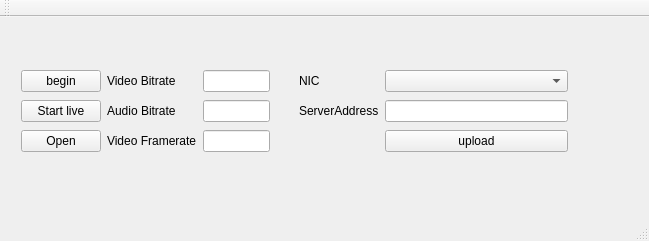
<?xml version="1.0" encoding="UTF-8"?>
<ui version="4.0">
 <class>MainWindow</class>
 <widget class="QMainWindow" name="MainWindow">
  <property name="geometry">
   <rect>
    <x>0</x>
    <y>0</y>
    <width>649</width>
    <height>241</height>
   </rect>
  </property>
  <property name="windowTitle">
   <string>CaptureClient</string>
  </property>
  <widget class="QWidget" name="centralWidget">
   <widget class="QWidget" name="layoutWidget">
    <property name="geometry">
     <rect>
      <x>10</x>
      <y>40</y>
      <width>271</width>
      <height>111</height>
     </rect>
    </property>
    <layout class="QGridLayout" name="gridLayout">
     <item row="0" column="1">
      <widget class="QLabel" name="label">
       <property name="text">
        <string>Video Bitrate</string>
       </property>
      </widget>
     </item>
     <item row="0" column="2">
      <widget class="QLineEdit" name="uVBitrate"/>
     </item>
     <item row="1" column="2">
      <widget class="QLineEdit" name="uABitrate"/>
     </item>
     <item row="2" column="1">
      <widget class="QLabel" name="label_3">
       <property name="text">
        <string>Video Framerate</string>
       </property>
      </widget>
     </item>
     <item row="2" column="2">
      <widget class="QLineEdit" name="uFramerate"/>
     </item>
     <item row="0" column="0">
      <widget class="QPushButton" name="stateButton">
       <property name="text">
        <string>begin</string>
       </property>
      </widget>
     </item>
     <item row="1" column="1">
      <widget class="QLabel" name="label_2">
       <property name="text">
        <string>Audio Bitrate</string>
       </property>
      </widget>
     </item>
     <item row="2" column="0">
      <widget class="QPushButton" name="Open">
       <property name="text">
        <string>Open</string>
       </property>
      </widget>
     </item>
     <item row="1" column="0">
      <widget class="QPushButton" name="liveState">
       <property name="text">
        <string>Start live</string>
       </property>
      </widget>
     </item>
    </layout>
   </widget>
   <widget class="QWidget" name="layoutWidget">
    <property name="geometry">
     <rect>
      <x>288</x>
      <y>40</y>
      <width>291</width>
      <height>111</height>
     </rect>
    </property>
    <layout class="QGridLayout" name="gridLayout_2">
     <item row="0" column="0">
      <widget class="QLabel" name="label_4">
       <property name="text">
        <string>NIC</string>
       </property>
      </widget>
     </item>
     <item row="0" column="1">
      <widget class="QComboBox" name="NICinfo"/>
     </item>
     <item row="1" column="0">
      <widget class="QLabel" name="label_5">
       <property name="text">
        <string>ServerAddress</string>
       </property>
      </widget>
     </item>
     <item row="1" column="1">
      <widget class="QLineEdit" name="serverAddr">
       <property name="inputMask">
        <string/>
       </property>
       <property name="text">
        <string/>
       </property>
      </widget>
     </item>
     <item row="2" column="1">
      <widget class="QPushButton" name="uploadButton">
       <property name="text">
        <string>upload</string>
       </property>
      </widget>
     </item>
    </layout>
   </widget>
  </widget>
  <widget class="QMenuBar" name="menuBar">
   <property name="geometry">
    <rect>
     <x>0</x>
     <y>0</y>
     <width>649</width>
     <height>23</height>
    </rect>
   </property>
  </widget>
  <widget class="QToolBar" name="mainToolBar">
   <attribute name="toolBarArea">
    <enum>TopToolBarArea</enum>
   </attribute>
   <attribute name="toolBarBreak">
    <bool>false</bool>
   </attribute>
  </widget>
  <widget class="QStatusBar" name="statusBar"/>
 </widget>
 <layoutdefault spacing="6" margin="11"/>
 <resources/>
 <connections/>
</ui>
